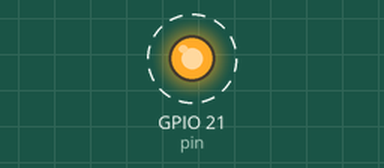
Recording of a program running on a simulated Raspberry Pi (BCM pin numbers). Parts: output pins drawn as LEDs (lit = HIGH). Dashed ring = blinking. At 6.3 s the program stops and its outputs stay as they are.

Above: at 0.2 s.
Timing chart, 0 to 3.0 s (numbered marks = the images above):
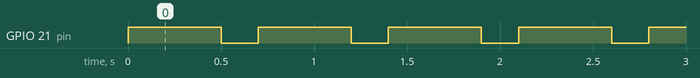

Measured:
- by itself, GPIO 21 (pin): alternates HIGH for 0.50 s and LOW for 0.20 s, 18 changes in all, then stays LOW

The program:

piezobuzzer.py
```python
import RPi.GPIO as GPIO
import time

pin = 21
GPIO.setmode(GPIO.BCM)

GPIO.setup(pin, GPIO.OUT)

for x in range(1,10):
    GPIO.output(pin, GPIO.HIGH)
    time.sleep(0.5)
    GPIO.output(pin, GPIO.LOW)
    time.sleep(0.2)

GPIO.cleanup()
```
